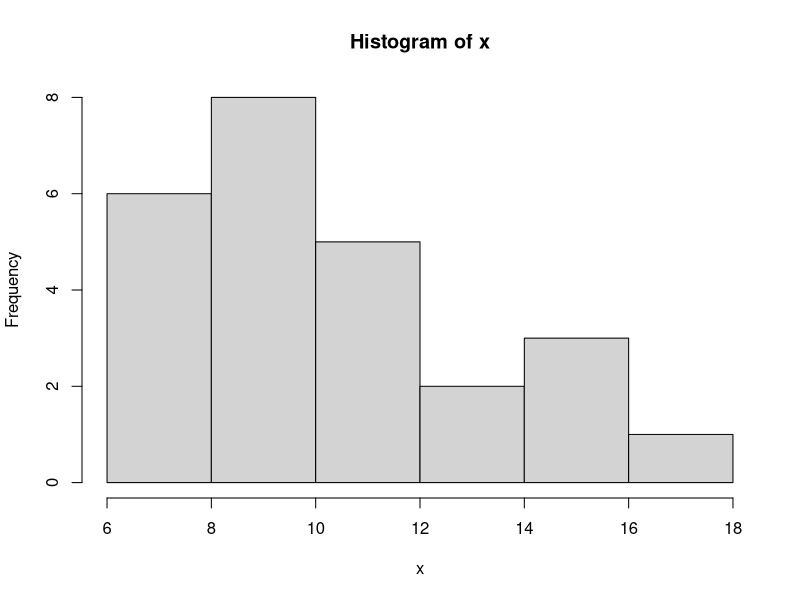
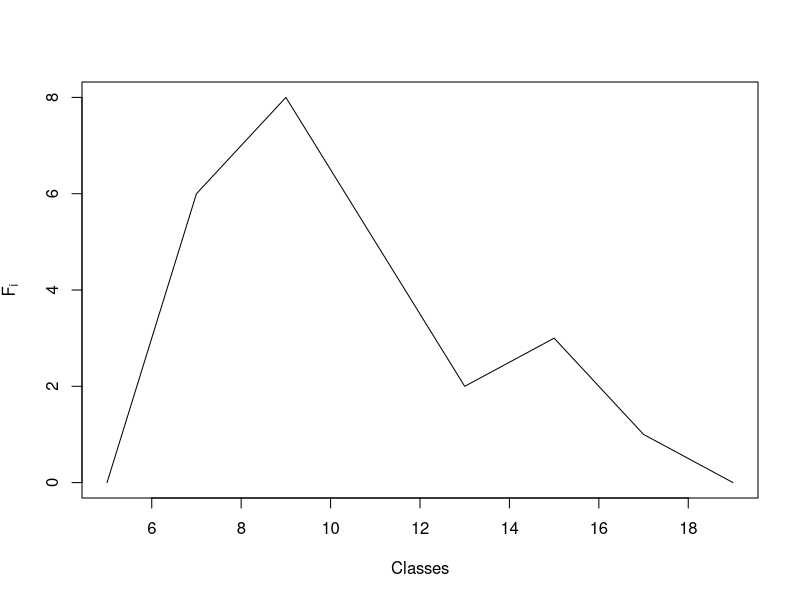

Source code (R) for these figures, in order:
x = c(9, 10, 12, 10, 8, 15, 10, 13, 15, 8, 10, 7, 8, 6, 16, 9, 17, 
13, 11, 11, 8, 10, 12, 11, 9)

h = hist(x)

plot(c(5,h$mids,19),c(0,h$counts,0),type="l",xlab="Classes",ylab=expression(F[i]))
